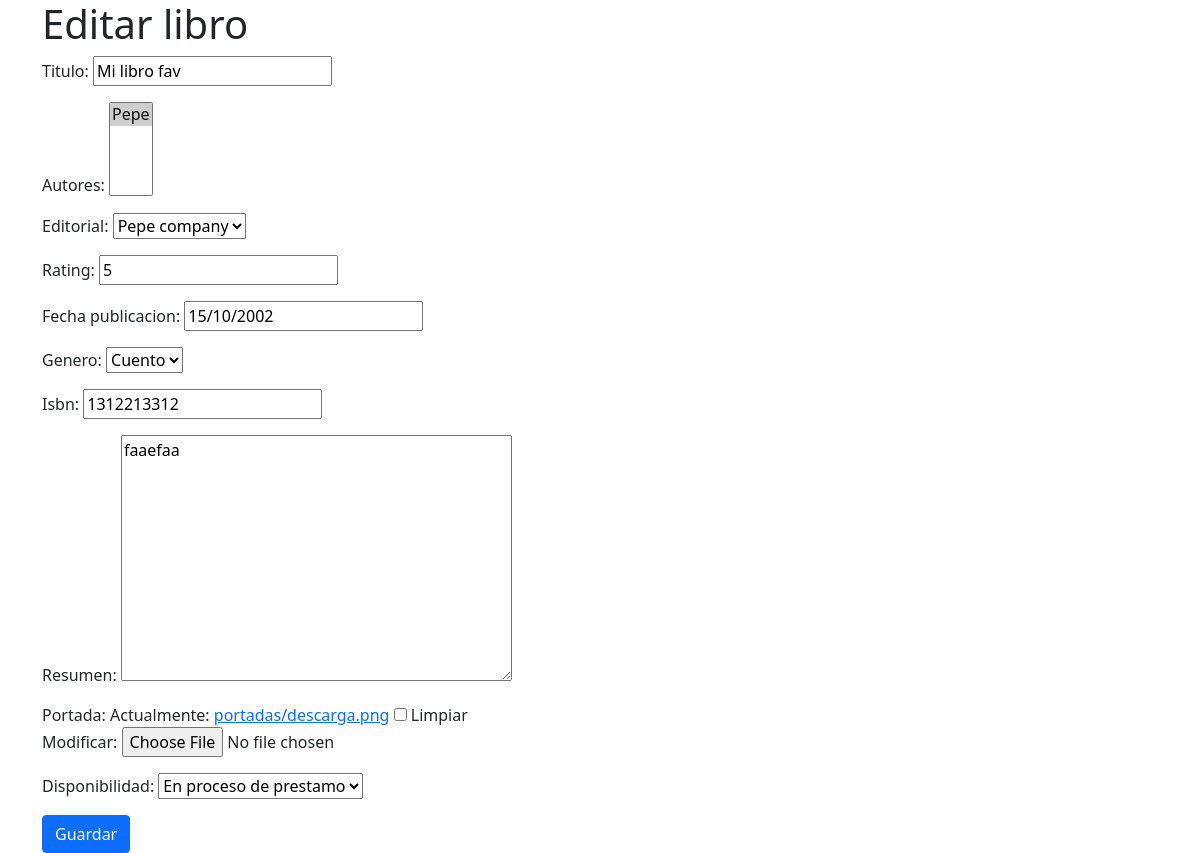
The page /edit/19/ on the database as committed earlier.
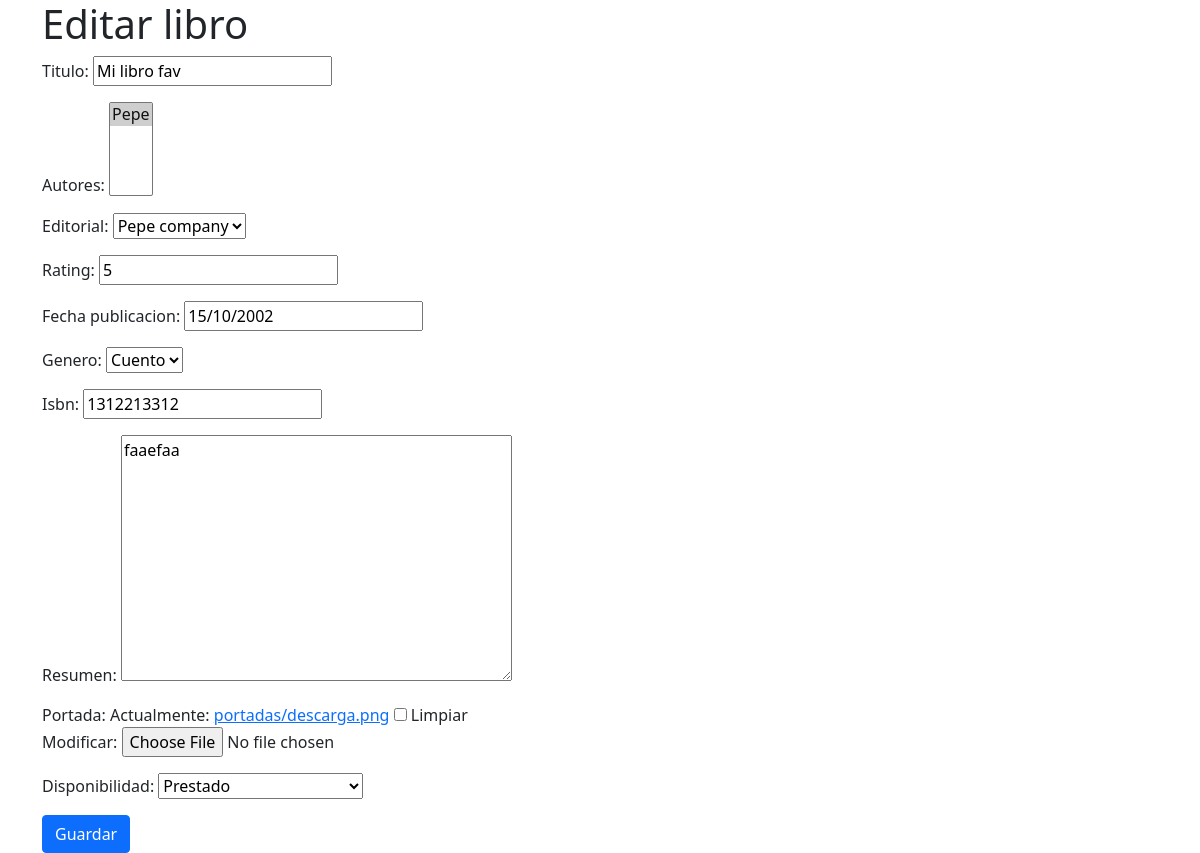
The same page on the database as committed later.
### biblioteca/models.py (models this page shows, shortened)
class Libro(models.Model):
    titulo = models.CharField(max_length=100)
    autores = models.ManyToManyField(Autor)
    editorial = models.ForeignKey(Editorial, on_delete=models.CASCADE)
    rating = models.PositiveIntegerField(validators=[MaxValueValidator(5)])
    fecha_publicacion = models.DateField()
    GENEROS = (
        ('N', 'Novela'),
        ('C', 'Cuento'),
        ('P', 'Poesía'),
        ('T', 'Teatro'),
        ('O', 'Otros'),
    )
    genero = models.CharField(max_length=1, choices=GENEROS)
    isbn = models.IntegerField(max_length=13)
    resumen = models.TextField()
    portada = models.ImageField(upload_to='portadas/', null=True, blank=True) #Necesita Pillow
    DISPONIBILIDAD = (
        ('D', 'Disponible'),
        ('P', 'Prestado'),
        ('E', 'En proceso de prestamo'),
    )
    disponibilidad = models.CharField(max_length=1, choices=DISPONIBILIDAD)
    created_at = models.DateTimeField(auto_now_add=True)
    updated_at = models.DateTimeField(auto_now=True)

### biblioteca/views.py (the view)
# urls.py: path('edit/<int:pk>/', LibroUpdateView.as_view(), name='libro_edit'),
class LibroUpdateView(UpdateView):
    model = Libro
    fields = ['titulo', 'autores', 'editorial', 'rating', 'fecha_publicacion', 'genero', 'isbn', 'resumen', 'portada', 'disponibilidad']
    template_name = 'biblioteca/libro_edit.html'
    success_url = reverse_lazy('libro_list')

### biblioteca/models.py (called while the page is built)
    def __str__(self):
        return self.nombre

    def __str__(self):
        return self.nombre

### biblioteca/templates/biblioteca/libro_edit.html (shortened to what this page needs)
<!DOCTYPE html>
<html lang="es">
    <head>
        <link rel="stylesheet" href="https://stackpath.bootstrapcdn.com/bootstrap/5.0.0-alpha1/css/bootstrap.min.css">
    </head>
    <body>
        <div class="container">
            <div class="row">
                <div class="col">
                    <h1>Editar libro</h1>
                    <form action="{% url 'libro_edit' pk=libro.pk %}" enctype="multipart/form-data" method="post">
                        {{ form.as_p }}
                        <button type="submit" class="btn btn-primary">Guardar</button>
                    </form>
                </div>
            </div>
        </div>
    </body>
</html>

Rows that differ between the two databases and show on the page:
changed Libro "Mi libro fav": disponibilidad "En proceso de prestamo" → "Prestado"
